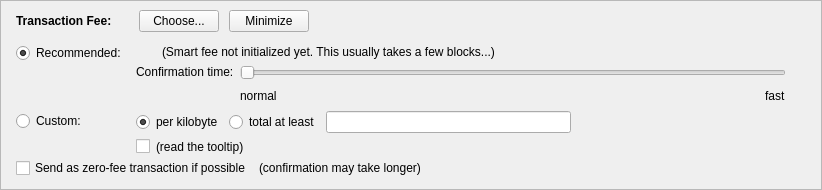
       <widget class="QFrame" name="frameFee">
        <property name="sizePolicy">
         <sizepolicy hsizetype="Expanding" vsizetype="Expanding">
          <horstretch>0</horstretch>
          <verstretch>0</verstretch>
         </sizepolicy>
        </property>
        <property name="maximumSize">
         <size>
          <width>16777215</width>
          <height>16777215</height>
         </size>
        </property>
        <property name="frameShape">
         <enum>QFrame::StyledPanel</enum>
        </property>
        <property name="frameShadow">
         <enum>QFrame::Sunken</enum>
        </property>
        <layout class="QVBoxLayout" name="verticalLayoutFee1" stretch="0">
         <property name="spacing">
          <number>5</number>
         </property>
         <property name="leftMargin">
          <number>5</number>
         </property>
         <property name="topMargin">
          <number>5</number>
         </property>
         <property name="rightMargin">
          <number>5</number>
         </property>
         <property name="bottomMargin">
          <number>5</number>
         </property>
         <item>
          <layout class="QVBoxLayout" name="verticalLayoutFee2" stretch="0,0,0">
           <property name="spacing">
            <number>0</number>
           </property>
           <property name="leftMargin">
            <number>10</number>
           </property>
           <property name="topMargin">
            <number>0</number>
           </property>
           <item>
            <layout class="QHBoxLayout" name="horizontalLayoutFee1">
             <property name="bottomMargin">
              <number>0</number>
             </property>
             <item>
              <layout class="QVBoxLayout" name="verticalLayoutFee7">
               <property name="spacing">
                <number>0</number>
               </property>
               <item>
                <spacer name="verticalSpacerSmartFee">
                 <property name="orientation">
                  <enum>Qt::Vertical</enum>
                 </property>
                 <property name="sizeType">
                  <enum>QSizePolicy::Fixed</enum>
                 </property>
                 <property name="sizeHint" stdset="0">
                  <size>
                   <width>1</width>
                   <height>4</height>
                  </size>
                 </property>
                </spacer>
               </item>
               <item>
                <layout class="QHBoxLayout" name="horizontalLayoutSmartFee">
                 <property name="spacing">
                  <number>10</number>
                 </property>
                 <item>
                  <widget class="QLabel" name="labelFeeHeadline">
                   <property name="sizePolicy">
                    <sizepolicy hsizetype="Preferred" vsizetype="Maximum">
                     <horstretch>0</horstretch>
                     <verstretch>0</verstretch>
                    </sizepolicy>
                   </property>
                   <property name="font">
                    <font>
                     <weight>75</weight>
                     <bold>true</bold>
                    </font>
                   </property>
                   <property name="styleSheet">
                    <string notr="true">font-weight:bold;</string>
                   </property>
                   <property name="text">
                    <string>Transaction Fee:</string>
                   </property>
                  </widget>
                 </item>
                 <item>
                  <widget class="QLabel" name="labelFeeMinimized">
                   <property name="text">
                    <string/>
                   </property>
                  </widget>
                 </item>
                 <item>
                  <widget class="QPushButton" name="buttonChooseFee">
                   <property name="text">
                    <string>Choose...</string>
                   </property>
                  </widget>
                 </item>
                 <item>
                  <widget class="QPushButton" name="buttonMinimizeFee">
                   <property name="toolTip">
                    <string>collapse fee-settings</string>
                   </property>
                   <property name="text">
                    <string>Minimize</string>
                   </property>
                  </widget>
                 </item>
                </layout>
               </item>
               <item>
                <spacer name="verticalSpacer_5">
                 <property name="orientation">
                  <enum>Qt::Vertical</enum>
                 </property>
                 <property name="sizeHint" stdset="0">
                  <size>
                   <width>1</width>
                   <height>1</height>
                  </size>
                 </property>
                </spacer>
               </item>
              </layout>
             </item>
             <item>
              <spacer name="horizontalSpacer_4">
               <property name="orientation">
                <enum>Qt::Horizontal</enum>
               </property>
               <property name="sizeHint" stdset="0">
                <size>
                 <width>40</width>
                 <height>20</height>
                </size>
               </property>
              </spacer>
             </item>
            </layout>
           </item>
           <item>
            <widget class="QFrame" name="frameFeeSelection">
             <layout class="QVBoxLayout" name="verticalLayoutFee12">
              <property name="spacing">
               <number>0</number>
              </property>
              <property name="leftMargin">
               <number>0</number>
              </property>
              <property name="topMargin">
               <number>0</number>
              </property>
              <property name="rightMargin">
               <number>0</number>
              </property>
              <property name="bottomMargin">
               <number>0</number>
              </property>
              <item>
               <layout class="QGridLayout" name="gridLayoutFee">
                <property name="topMargin">
                 <number>10</number>
                </property>
                <property name="bottomMargin">
                 <number>4</number>
                </property>
                <property name="horizontalSpacing">
                 <number>10</number>
                </property>
                <property name="verticalSpacing">
                 <number>4</number>
                </property>
                <item row="1" column="1">
                 <layout class="QVBoxLayout" name="verticalLayoutFee8">
                  <property name="spacing">
                   <number>6</number>
                  </property>
                  <item>
                   <layout class="QHBoxLayout" name="horizontalLayoutFee13">
                    <item>
                     <widget class="QRadioButton" name="radioCustomPerKilobyte">
                      <property name="toolTip">
                       <string>If the custom fee is set to 1000 satoshis and the transaction is only 250 bytes, then &quot;per kilobyte&quot; only pays 250 satoshis in fee, while &quot;at least&quot; pays 1000 satoshis. For transactions bigger than a kilobyte both pay by kilobyte.</string>
                      </property>
                      <property name="text">
                       <string>per kilobyte</string>
                      </property>
                      <property name="checked">
                       <bool>true</bool>
                      </property>
                      <attribute name="buttonGroup">
                       <string notr="true">groupCustomFee</string>
                      </attribute>
                     </widget>
                    </item>
                    <item>
                     <widget class="QRadioButton" name="radioCustomAtLeast">
                      <property name="toolTip">
                       <string>If the custom fee is set to 1000 satoshis and the transaction is only 250 bytes, then &quot;per kilobyte&quot; only pays 250 satoshis in fee, while &quot;total at least&quot; pays 1000 satoshis. For transactions bigger than a kilobyte both pay by kilobyte.</string>
                      </property>
                      <property name="text">
                       <string>total at least</string>
                      </property>
                      <attribute name="buttonGroup">
                       <string notr="true">groupCustomFee</string>
                      </attribute>
                     </widget>
                    </item>
                    <item>
                     <widget class="BitcoinAmountField" name="customFee"/>
                    </item>
                    <item>
                     <spacer name="horizontalSpacer_6">
                      <property name="orientation">
                       <enum>Qt::Horizontal</enum>
                      </property>
                      <property name="sizeHint" stdset="0">
                       <size>
                        <width>1</width>
                        <height>1</height>
                       </size>
                      </property>
                     </spacer>
                    </item>
                   </layout>
                  </item>
                  <item>
                   <layout class="QHBoxLayout" name="horizontalLayoutFee8">
                    <item>
                     <widget class="QCheckBox" name="checkBoxMinimumFee">
                      <property name="toolTip">
                       <string>Paying only the minimum fee is just fine as long as there is less transaction volume than space in the blocks. But be aware that this can end up in a never confirming transaction once there is more demand for bitcoin transactions than the network can process.</string>
                      </property>
                      <property name="text">
                       <string/>
                      </property>
                     </widget>
                    </item>
                    <item>
                     <widget class="QLabel" name="labelMinFeeWarning">
                      <property name="enabled">
                       <bool>true</bool>
                      </property>
                      <property name="toolTip">
                       <string>Paying only the minimum fee is just fine as long as there is less transaction volume than space in the blocks. But be aware that this can end up in a never confirming transaction once there is more demand for bitcoin transactions than the network can process.</string>
                      </property>
                      <property name="text">
                       <string>(read the tooltip)</string>
                      </property>
                      <property name="margin">
                       <number>5</number>
                      </property>
                     </widget>
                    </item>
                    <item>
                     <spacer name="horizontalSpacer_2">
                      <property name="orientation">
                       <enum>Qt::Horizontal</enum>
                      </property>
                      <property name="sizeHint" stdset="0">
                       <size>
                        <width>1</width>
                        <height>1</height>
                       </size>
                      </property>
                     </spacer>
                    </item>
                   </layout>
                  </item>
                 </layout>
                </item>
                <item row="0" column="0">
                 <layout class="QVBoxLayout" name="verticalLayoutFee4" stretch="0,1">
                  <item>
                   <widget class="QRadioButton" name="radioSmartFee">
                    <property name="text">
                     <string>Recommended:</string>
                    </property>
                    <property name="checked">
                     <bool>true</bool>
                    </property>
                    <attribute name="buttonGroup">
                     <string notr="true">groupFee</string>
                    </attribute>
                   </widget>
                  </item>
                  <item>
                   <spacer name="verticalSpacer_2">
                    <property name="orientation">
                     <enum>Qt::Vertical</enum>
                    </property>
                    <property name="sizeHint" stdset="0">
                     <size>
                      <width>1</width>
                      <height>1</height>
                     </size>
                    </property>
                   </spacer>
                  </item>
                 </layout>
                </item>
                <item row="1" column="0">
                 <layout class="QVBoxLayout" name="verticalLayoutFee9" stretch="0,1">
                  <item>
                   <widget class="QRadioButton" name="radioCustomFee">
                    <property name="text">
                     <string>Custom:</string>
                    </property>
                    <attribute name="buttonGroup">
                     <string notr="true">groupFee</string>
                    </attribute>
                   </widget>
                  </item>
                  <item>
                   <spacer name="verticalSpacer_6">
                    <property name="orientation">
                     <enum>Qt::Vertical</enum>
                    </property>
                    <property name="sizeHint" stdset="0">
                     <size>
                      <width>1</width>
                      <height>1</height>
                     </size>
                    </property>
                   </spacer>
                  </item>
                 </layout>
                </item>
                <item row="0" column="1">
                 <layout class="QVBoxLayout" name="verticalLayoutFee3" stretch="0,0,1">
                  <property name="spacing">
                   <number>6</number>
                  </property>
                  <property name="topMargin">
                   <number>2</number>
                  </property>
                  <item>
                   <layout class="QHBoxLayout" name="horizontalLayoutFee12">
                    <item>
                     <widget class="QLabel" name="labelSmartFee">
                      <property name="text">
                       <string/>
                      </property>
                      <property name="margin">
                       <number>2</number>
                      </property>
                     </widget>
                    </item>
                    <item>
                     <widget class="QLabel" name="labelFeeEstimation">
                      <property name="text">
                       <string/>
                      </property>
                     </widget>
                    </item>
                    <item>
                     <widget class="QLabel" name="labelSmartFee2">
                      <property name="text">
                       <string>(Smart fee not initialized yet. This usually takes a few blocks...)</string>
                      </property>
                      <property name="margin">
                       <number>2</number>
                      </property>
                     </widget>
                    </item>
                    <item>
                     <spacer name="horizontalSpacer_5">
                      <property name="orientation">
                       <enum>Qt::Horizontal</enum>
                      </property>
                      <property name="sizeHint" stdset="0">
                       <size>
                        <width>1</width>
                        <height>1</height>
                       </size>
                      </property>
                     </spacer>
                    </item>
                   </layout>
                  </item>
                  <item>
                   <layout class="QHBoxLayout" name="horizontalLayoutFee9">
                    <item>
                     <layout class="QVBoxLayout" name="verticalLayoutFee6">
                      <item>
                       <widget class="QLabel" name="labelSmartFee3">
                        <property name="text">
                         <string>Confirmation time:</string>
                        </property>
                        <property name="margin">
                         <number>2</number>
                        </property>
                       </widget>
                      </item>
                      <item>
                       <spacer name="verticalSpacer_3">
                        <property name="orientation">
                         <enum>Qt::Vertical</enum>
                        </property>
                        <property name="sizeHint" stdset="0">
                         <size>
                          <width>1</width>
                          <height>1</height>
                         </size>
                        </property>
                       </spacer>
                      </item>
                     </layout>
                    </item>
                    <item>
                     <layout class="QVBoxLayout" name="verticalLayoutFee5">
                      <property name="rightMargin">
                       <number>30</number>
                      </property>
                      <item>
                       <widget class="QSlider" name="sliderSmartFee">
                        <property name="minimum">
                         <number>0</number>
                        </property>
                        <property name="maximum">
                         <number>24</number>
                        </property>
                        <property name="pageStep">
                         <number>1</number>
                        </property>
                        <property name="value">
                         <number>0</number>
                        </property>
                        <property name="orientation">
                         <enum>Qt::Horizontal</enum>
                        </property>
                        <property name="invertedAppearance">
                         <bool>false</bool>
                        </property>
                        <property name="invertedControls">
                         <bool>false</bool>
                        </property>
                        <property name="tickPosition">
                         <enum>QSlider::NoTicks</enum>
                        </property>
                       </widget>
                      </item>
                      <item>
                       <layout class="QHBoxLayout" name="horizontalLayoutFee10">
                        <item>
                         <widget class="QLabel" name="labelSmartFeeNormal">
                          <property name="text">
                           <string>normal</string>
                          </property>
                         </widget>
                        </item>
                        <item>
                         <spacer name="horizontalSpacer_3">
                          <property name="orientation">
                           <enum>Qt::Horizontal</enum>
                          </property>
                          <property name="sizeHint" stdset="0">
                           <size>
                            <width>40</width>
                            <height>20</height>
                           </size>
                          </property>
                         </spacer>
                        </item>
                        <item>
                         <widget class="QLabel" name="labelSmartFeeFast">
                          <property name="text">
                           <string>fast</string>
                          </property>
                         </widget>
                        </item>
                       </layout>
                      </item>
                     </layout>
                    </item>
                   </layout>
                  </item>
                  <item>
                   <spacer name="verticalSpacer_4">
                    <property name="orientation">
                     <enum>Qt::Vertical</enum>
                    </property>
                    <property name="sizeHint" stdset="0">
                     <size>
                      <width>1</width>
                      <height>1</height>
                     </size>
                    </property>
                   </spacer>
                  </item>
                 </layout>
                </item>
               </layout>
              </item>
              <item>
               <layout class="QHBoxLayout" name="horizontalLayoutFee5" stretch="0,0,0">
                <property name="spacing">
                 <number>8</number>
                </property>
                <property name="bottomMargin">
                 <number>4</number>
                </property>
                <item>
                 <widget class="QCheckBox" name="checkBoxFreeTx">
                  <property name="text">
                   <string>Send as zero-fee transaction if possible</string>
                  </property>
                 </widget>
                </item>
                <item>
                 <widget class="QLabel" name="labelFreeTx">
                  <property name="text">
                   <string>(confirmation may take longer)</string>
                  </property>
                  <property name="margin">
                   <number>5</number>
                  </property>
                 </widget>
                </item>
                <item>
                 <spacer name="horizontalSpacerFee5">
                  <property name="orientation">
                   <enum>Qt::Horizontal</enum>
                  </property>
                  <property name="sizeHint" stdset="0">
                   <size>
                    <width>1</width>
                    <height>1</height>
                   </size>
                  </property>
                 </spacer>
                </item>
               </layout>
              </item>
              <item>
               <spacer name="verticalSpacerFee2">
                <property name="orientation">
                 <enum>Qt::Vertical</enum>
                </property>
                <property name="sizeHint" stdset="0">
                 <size>
                  <width>1</width>
                  <height>1</height>
                 </size>
                </property>
               </spacer>
              </item>
             </layout>
            </widget>
           </item>
           <item>
            <spacer name="verticalSpacerFee">
             <property name="orientation">
              <enum>Qt::Vertical</enum>
             </property>
             <property name="sizeHint" stdset="0">
              <size>
               <width>800</width>
               <height>1</height>
              </size>
             </property>
            </spacer>
           </item>
          </layout>
         </item>
        </layout>
       </widget>
